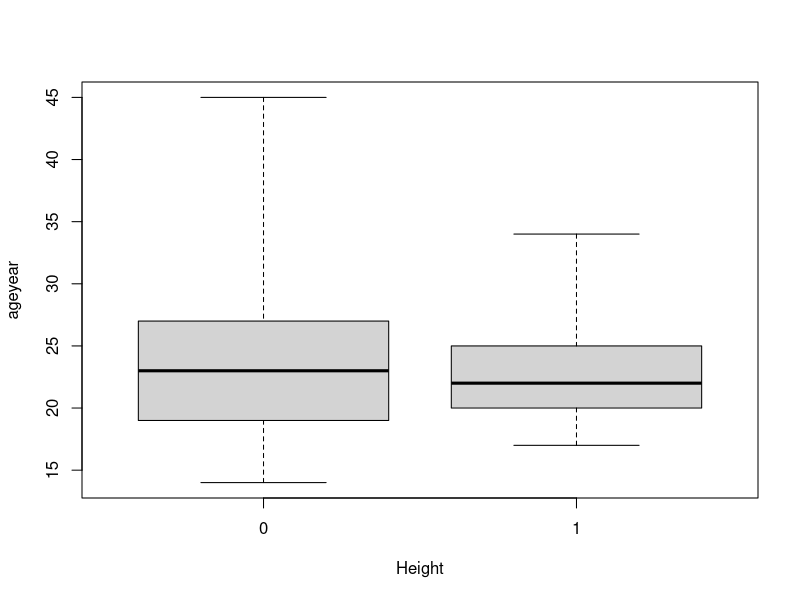

This figure's R source:
library(MASS)

summary(birthwt)
# here
boxplot(age~ht, data = birthwt, range= 0, ylab = "ageyear", xlab="Height")
# one
# u\